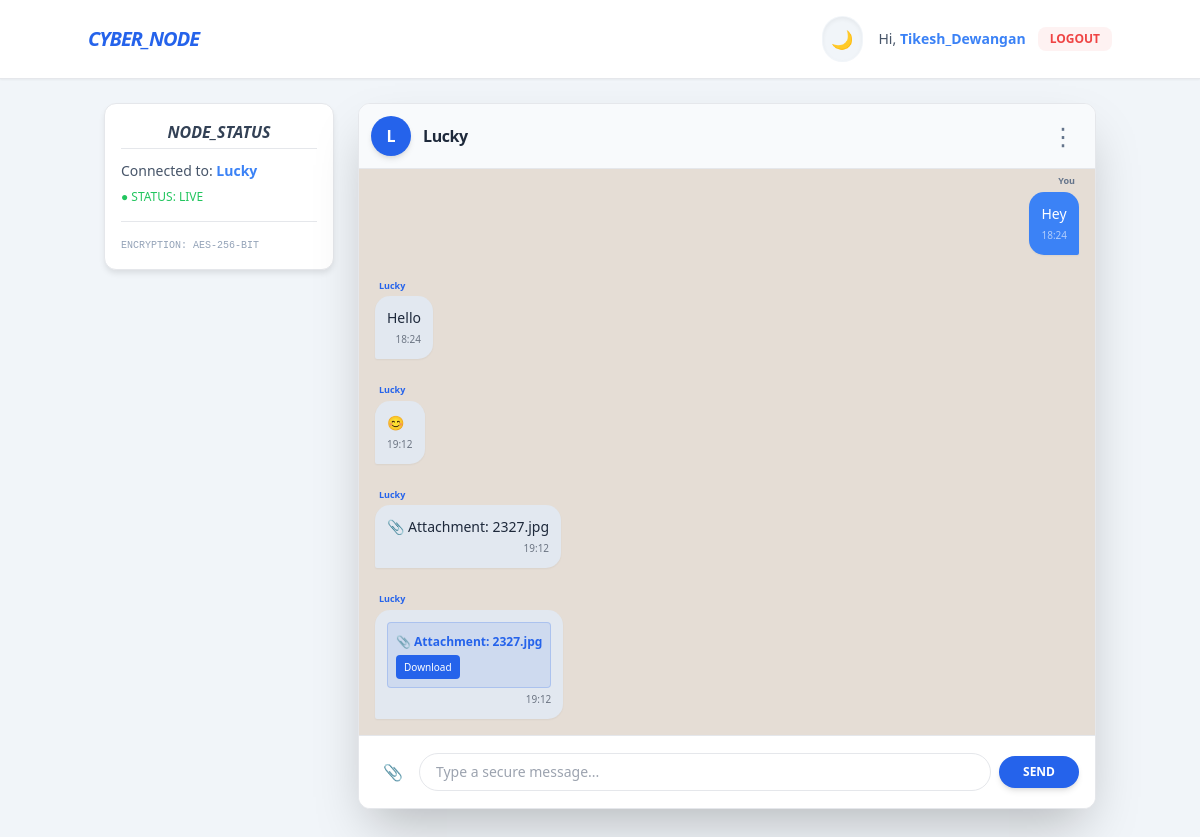
/chat/Lucky/ (signed in), run on the app's committed database.
### chat/models.py (models this page shows, shortened)
class Message(models.Model):
    sender = models.ForeignKey(User, on_delete=models.CASCADE, related_name='sent_messages')
    receiver = models.ForeignKey(User, on_delete=models.CASCADE, related_name='received_messages')
    content = models.TextField(blank=True, null=True)
    file = models.FileField(upload_to='chat_files/', null=True, blank=True)
    timestamp = models.DateTimeField(auto_now_add=True)
    is_read = models.BooleanField(default=False)
    deleted_by = models.ManyToManyField(User, related_name='deleted_messages', blank=True)
    class Meta:
        ordering = ['timestamp'] # Messages hamesha chronological order mein rahenge

### chat/views.py (the view)
# urls.py: path('chat/<str:username>/', views.chat_room, name='chat_room'),
@login_required
def chat_room(request, username):
    receiver = User.objects.get(username=username)
    Message.objects.filter(sender=receiver, receiver=request.user, is_read=False).update(is_read=True)
    contact = Contact.objects.filter(user=request.user, friend=receiver).first()
    if contact:
        receiver.nickname = contact.nickname
    messages_list = Message.objects.filter(
        (models.Q(sender=request.user) & models.Q(receiver=receiver)) |
        (models.Q(sender=receiver) & models.Q(receiver=request.user))
    ).exclude(deleted_by=request.user).order_by('timestamp')
    return render(request, 'chat_room.html', {'receiver': receiver, 'messages': messages_list})

### templates/chat_room.html (shortened to what this page needs)
{% extends 'base.html' %}
{% block content %}
<div class="grid grid-cols-1 md:grid-cols-4 gap-6 h-[82vh]">
    <div class="chat-card p-4 hidden md:block self-start dark:bg-slate-800 border dark:border-slate-700">
        <h3 class="font-bold text-slate-700 dark:text-slate-300 border-b mb-3 pb-1 text-center italic">NODE_STATUS</h3>
        <p class="text-sm text-slate-600 dark:text-slate-400">Connected to:
            <b class="text-blue-500">
                {% if receiver.nickname %}{{ receiver.nickname }}{% else %}{{ receiver.username }}{% endif %}
            </b>
        </p>
        {% if receiver in user.profile.blocked_users.all %}
            <p class="text-xs text-red-500 mt-2 font-bold uppercase animate-pulse">⚠️ Status: Blocked</p>
        {% else %}
            <p class="text-xs text-green-500 mt-2 font-medium uppercase">● Status: Live</p>
        {% endif %}
        <hr class="my-4 dark:border-slate-700">
        <p class="text-[10px] text-slate-400 font-mono">ENCRYPTION: AES-256-BIT</p>
    </div>
    <div class="md:col-span-3 chat-card flex flex-col overflow-hidden bg-white shadow-2xl border dark:border-slate-700 dark:bg-slate-900">
        <div class="p-3 border-b dark:border-slate-700 flex justify-between items-center bg-slate-50 dark:bg-slate-800">
            <div class="flex items-center gap-3">
                <div class="w-10 h-10 bg-blue-600 text-white rounded-full flex items-center justify-center font-bold shadow-md">
                    {{ receiver.username|first|upper }}
                </div>
                <h2 class="font-bold text-slate-800 dark:text-slate-100 tracking-tight">
                    {% if receiver.nickname %}{{ receiver.nickname }}{% else %}{{ receiver.username }}{% endif %}
                </h2>
            </div>
            <div class="flex items-center gap-2">
                <button id="menu-btn" class="text-slate-500 dark:text-slate-400 hover:text-slate-800 text-2xl px-2 focus:outline-none">⋮</button>
            </div>
        </div>
        <div id="chat-log" class="flex-1 overflow-y-auto p-4 space-y-6 bg-[#e5ddd5] dark:bg-slate-950">
            {% for msg in messages %}
            <div class="flex {% if msg.sender == request.user %}justify-end{% endif %}">
                <div class="max-w-[75%]">
                    <span class="text-[9px] font-bold mb-1 block {% if msg.sender == request.user %}text-right mr-1 text-slate-500{% else %}text-left ml-1 text-blue-600{% endif %}">
                        {% if msg.sender == request.user %}You{% else %}{{ msg.sender.username }}{% endif %}
                    </span>
                    <div class="p-3 shadow-sm {% if msg.sender == request.user %}my-msg{% else %}their-msg dark:bg-slate-800 dark:text-slate-200{% endif %}">
                        <div class="text-sm">{{ msg.content|safe }}</div>
                        <span class="text-[10px] opacity-60 block mt-1 text-right">{{ msg.timestamp|date:"H:i" }}</span>
                    </div>
                </div>
            </div>
            {% endfor %}
        </div>
        {% if receiver in user.profile.blocked_users.all or user in receiver.profile.blocked_users.all %}
            <div class="p-4 bg-red-100 text-red-700 text-center font-bold text-sm">⚠️ [ACCESS_DENIED]: Connection Terminated.</div>
        {% else %}
            <div class="p-4 border-t dark:border-slate-700 bg-white dark:bg-slate-800">
                <div class="flex gap-2 items-center">
                    <label class="text-slate-500 hover:text-blue-600 p-2 cursor-pointer" title="Attach File">
                        📎 <input type="file" id="file-input" class="hidden" onchange="handleFileSelect()">
                    </label>
                    <input id="chat-message-input" type="text" placeholder="Type a secure message..." class="flex-1 border dark:bg-slate-700 dark:text-white rounded-full px-4 py-2 text-sm focus:outline-none">
                    <button id="chat-message-submit" class="bg-blue-600 text-white px-6 py-2 rounded-full font-bold hover:bg-blue-700 uppercase text-xs shadow-md">Send</button>
                </div>
            </div>
        {% endif %}
    </div>
</div>
{% endblock %}

### templates/base.html (shortened to what this page needs)
<!DOCTYPE html>
<html lang="en">
<head>
    <script src="https://cdn.tailwindcss.com"></script>
</head>
<body class="bg-slate-100 dark:bg-slate-900 transition-colors duration-300">
    <nav class="bg-white dark:bg-slate-800 border-b dark:border-slate-700 p-4 mb-6 shadow-sm transition-colors">
        <div class="max-w-5xl mx-auto flex justify-between items-center">
            <h1 class="text-xl font-bold text-blue-600 tracking-tighter italic">CYBER_NODE</h1>
            <div class="flex items-center gap-4">
                <button onclick="toggleDarkMode()" class="p-2 bg-slate-100 dark:bg-slate-700 rounded-full hover:scale-110 transition-all shadow-inner border border-transparent dark:border-slate-600">
                    <span id="mode-icon" class="text-lg">🌓</span>
                </button>
                {% if user.is_authenticated %}
                <div class="text-sm font-medium text-slate-600 dark:text-slate-300 flex items-center gap-3">
                    <span class="hidden sm:inline">Hi, <b class="text-blue-500">{{ user.username }}</b></span>
                    <form action="{% url 'logout' %}" method="post" class="inline">
                        <button type="submit" class="bg-red-50 dark:bg-red-900/20 text-red-500 px-3 py-1 rounded-lg hover:bg-red-500 hover:text-white transition-all text-xs font-bold uppercase">Logout</button>
                    </form>
                </div>
                {% endif %}
            </div>
        </div>
    </nav>
    <main class="max-w-5xl mx-auto px-4 pb-10">
        {% block content %} {% endblock %}
    </main>
</body>
</html>

### templates/base.html (style rules this page uses)
* { transition: background-color 0.2s ease, border-color 0.2s ease; }
body { background-color: #f1f5f9; color: #1e293b; font-family: 'Segoe UI', sans-serif; }
.chat-card { background: white; border-radius: 12px; box-shadow: 0 4px 6px -1px rgb(0 0 0 / 0.1); }
.my-msg { background: #3b82f6; color: white; border-radius: 15px 15px 2px 15px; }
.their-msg { background: #e2e8f0; color: #1e293b; border-radius: 15px 15px 15px 2px; }

### data on the page
Message: shows "You", content "Hey", timestamp "18:24"
Message: sender.username "Lucky", content "Hello", timestamp "18:24"
Message: sender.username "Lucky", content "😊", timestamp "19:12"
Message: sender.username "Lucky", content "📎 Attachment: 2327.jpg", timestamp "19:12"
Message: sender.username "Lucky", content "📎 Attachment: 2327.jpg Download", timestamp "19:12"

### other printed values
{{ user.username }} "Tikesh_Dewangan"
{{ receiver.username }} "Lucky"
{{ receiver.username|first|upper }} "L"
